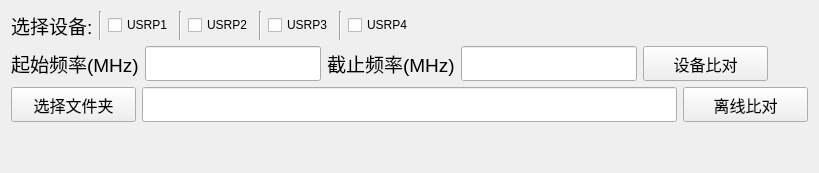
          <widget class="QWidget" name="tab_16">
           <attribute name="title">
            <string>设备比对</string>
           </attribute>
           <layout class="QVBoxLayout" name="verticalLayout_25">
            <item>
             <layout class="QHBoxLayout" name="horizontalLayout_15">
              <item>
               <widget class="QLabel" name="label_55">
                <property name="font">
                 <font>
                  <pointsize>14</pointsize>
                 </font>
                </property>
                <property name="text">
                 <string>选择设备:</string>
                </property>
               </widget>
              </item>
              <item>
               <widget class="Line" name="line_15">
                <property name="orientation">
                 <enum>Qt::Vertical</enum>
                </property>
               </widget>
              </item>
              <item>
               <widget class="QCheckBox" name="checkBox">
                <property name="text">
                 <string>USRP1</string>
                </property>
               </widget>
              </item>
              <item>
               <widget class="Line" name="line_18">
                <property name="orientation">
                 <enum>Qt::Vertical</enum>
                </property>
               </widget>
              </item>
              <item>
               <widget class="QCheckBox" name="checkBox_2">
                <property name="text">
                 <string>USRP2</string>
                </property>
               </widget>
              </item>
              <item>
               <widget class="Line" name="line_23">
                <property name="orientation">
                 <enum>Qt::Vertical</enum>
                </property>
               </widget>
              </item>
              <item>
               <widget class="QCheckBox" name="checkBox_3">
                <property name="text">
                 <string>USRP3</string>
                </property>
               </widget>
              </item>
              <item>
               <widget class="Line" name="line_7">
                <property name="orientation">
                 <enum>Qt::Vertical</enum>
                </property>
               </widget>
              </item>
              <item>
               <widget class="QCheckBox" name="checkBox_4">
                <property name="text">
                 <string>USRP4</string>
                </property>
               </widget>
              </item>
              <item>
               <spacer name="horizontalSpacer_16">
                <property name="orientation">
                 <enum>Qt::Horizontal</enum>
                </property>
                <property name="sizeHint" stdset="0">
                 <size>
                  <width>40</width>
                  <height>20</height>
                 </size>
                </property>
               </spacer>
              </item>
             </layout>
            </item>
            <item>
             <layout class="QHBoxLayout" name="horizontalLayout_45">
              <item>
               <widget class="QLabel" name="label_57">
                <property name="font">
                 <font>
                  <pointsize>14</pointsize>
                 </font>
                </property>
                <property name="text">
                 <string>起始频率(MHz)</string>
                </property>
               </widget>
              </item>
              <item>
               <widget class="QLineEdit" name="lineEdit_74">
                <property name="minimumSize">
                 <size>
                  <width>0</width>
                  <height>35</height>
                 </size>
                </property>
                <property name="font">
                 <font>
                  <family>Times New Roman</family>
                  <pointsize>14</pointsize>
                  <weight>75</weight>
                  <bold>true</bold>
                 </font>
                </property>
               </widget>
              </item>
              <item>
               <widget class="QLabel" name="label_115">
                <property name="font">
                 <font>
                  <pointsize>14</pointsize>
                 </font>
                </property>
                <property name="text">
                 <string>截止频率(MHz)</string>
                </property>
               </widget>
              </item>
              <item>
               <widget class="QLineEdit" name="lineEdit_73">
                <property name="minimumSize">
                 <size>
                  <width>0</width>
                  <height>35</height>
                 </size>
                </property>
                <property name="font">
                 <font>
                  <family>Times New Roman</family>
                  <pointsize>14</pointsize>
                  <weight>75</weight>
                  <bold>true</bold>
                 </font>
                </property>
               </widget>
              </item>
              <item>
               <widget class="QPushButton" name="pushButton_33">
                <property name="sizePolicy">
                 <sizepolicy hsizetype="Minimum" vsizetype="Fixed">
                  <horstretch>0</horstretch>
                  <verstretch>0</verstretch>
                 </sizepolicy>
                </property>
                <property name="minimumSize">
                 <size>
                  <width>125</width>
                  <height>35</height>
                 </size>
                </property>
                <property name="font">
                 <font>
                  <pointsize>12</pointsize>
                 </font>
                </property>
                <property name="cursor">
                 <cursorShape>PointingHandCursor</cursorShape>
                </property>
                <property name="text">
                 <string>设备比对</string>
                </property>
               </widget>
              </item>
              <item>
               <spacer name="horizontalSpacer_17">
                <property name="orientation">
                 <enum>Qt::Horizontal</enum>
                </property>
                <property name="sizeHint" stdset="0">
                 <size>
                  <width>40</width>
                  <height>20</height>
                 </size>
                </property>
               </spacer>
              </item>
             </layout>
            </item>
            <item>
             <layout class="QHBoxLayout" name="horizontalLayout_28">
              <item>
               <widget class="QPushButton" name="pushButton_47">
                <property name="sizePolicy">
                 <sizepolicy hsizetype="Minimum" vsizetype="Fixed">
                  <horstretch>0</horstretch>
                  <verstretch>0</verstretch>
                 </sizepolicy>
                </property>
                <property name="minimumSize">
                 <size>
                  <width>125</width>
                  <height>35</height>
                 </size>
                </property>
                <property name="font">
                 <font>
                  <pointsize>12</pointsize>
                 </font>
                </property>
                <property name="cursor">
                 <cursorShape>PointingHandCursor</cursorShape>
                </property>
                <property name="text">
                 <string>选择文件夹</string>
                </property>
               </widget>
              </item>
              <item>
               <widget class="QLineEdit" name="lineEdit_40">
                <property name="minimumSize">
                 <size>
                  <width>0</width>
                  <height>35</height>
                 </size>
                </property>
                <property name="font">
                 <font>
                  <family>Times New Roman</family>
                  <pointsize>14</pointsize>
                  <weight>75</weight>
                  <bold>true</bold>
                 </font>
                </property>
               </widget>
              </item>
              <item>
               <widget class="QPushButton" name="pushButton_45">
                <property name="sizePolicy">
                 <sizepolicy hsizetype="Minimum" vsizetype="Fixed">
                  <horstretch>0</horstretch>
                  <verstretch>0</verstretch>
                 </sizepolicy>
                </property>
                <property name="minimumSize">
                 <size>
                  <width>125</width>
                  <height>35</height>
                 </size>
                </property>
                <property name="font">
                 <font>
                  <pointsize>12</pointsize>
                 </font>
                </property>
                <property name="cursor">
                 <cursorShape>PointingHandCursor</cursorShape>
                </property>
                <property name="text">
                 <string>离线比对</string>
                </property>
               </widget>
              </item>
             </layout>
            </item>
            <item>
             <layout class="QVBoxLayout" name="verticalLayout_39">
              <item>
               <spacer name="verticalSpacer_18">
                <property name="orientation">
                 <enum>Qt::Vertical</enum>
                </property>
                <property name="sizeHint" stdset="0">
                 <size>
                  <width>20</width>
                  <height>40</height>
                 </size>
                </property>
               </spacer>
              </item>
             </layout>
            </item>
           </layout>
          </widget>
